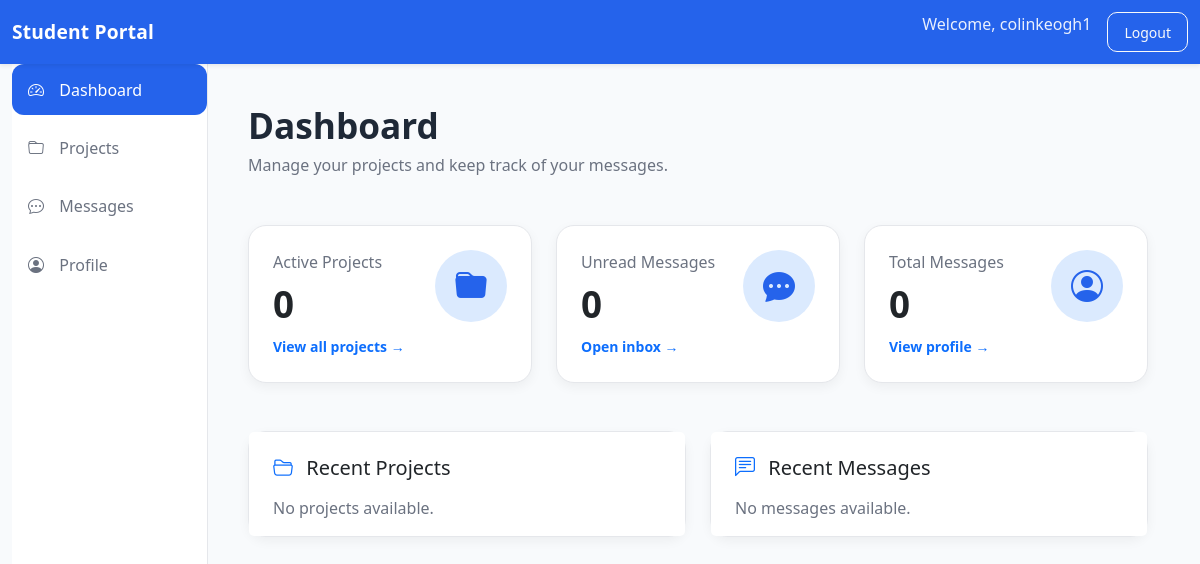
The page / (signed in) on the database as committed earlier.
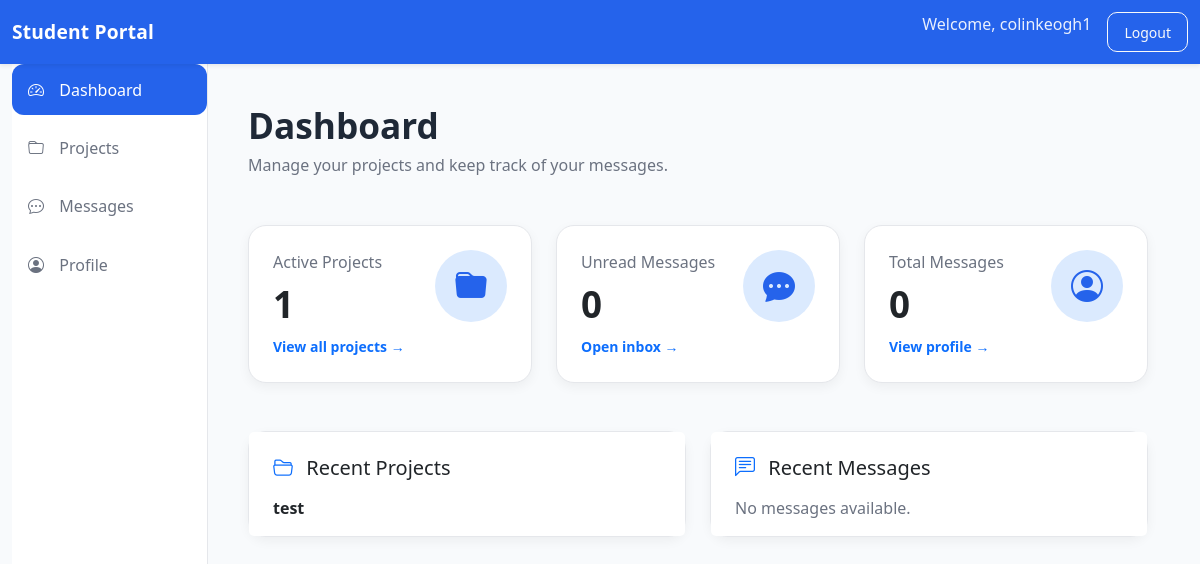
The same page on the database as committed later.
### projects/models.py (models this page shows, shortened)
class Project(models.Model):
    class Status(models.TextChoices):
        PLANNING = 'PL', "Planning"
        ACTIVE = "AC", "Active"
        COMPLETED = "CO", "Completed"
    title = models.CharField(max_length=200)
    description = models.TextField(
        blank=True
    )
    owner = models.ForeignKey(
        settings.AUTH_USER_MODEL,
        on_delete=models.CASCADE,
        related_name="owned_projects",
    )
    status = models.CharField(
        max_length=2,
        choices=Status.choices,
        default=Status.PLANNING,
    )
    deadline = models.DateField(
        null=True,
        blank=True,
    )
    created_at = models.DateTimeField(
        auto_now_add=True,
    )
    class Meta:
        ordering = ["-created_at"]

### dashboard/views.py (the view)
@login_required
def home(request):
    project_count = Project.objects.filter(
        owner=request.user,
    ).count()
    unread_messages = Message.objects.filter(
        recipient=request.user,
        is_read=False,
    ).count()
    total_messages = Message.objects.filter(
        recipient=request.user,
    ).count()
    recent_projects = Project.objects.filter(
        owner=request.user,
    ).order_by("-created_at")[:5]
    recent_messages = Message.objects.filter(
        recipient=request.user,
    ).order_by("-sent_at")[:5]
    context = {
        "project_count": project_count,
        "unread_messages": unread_messages,
        "total_messages": total_messages,
        "recent_projects": recent_projects,
        "recent_messages": recent_messages,
    }
    return render(
        request,
        "dashboard/home.html",
        context,
    )

### dashboard/templates/dashboard/home.html (shortened to what the changed rows need)
{% extends "base.html" %}
{% block content %}
<div class="mb-5">
    <h1>Dashboard</h1>
</div>
<div class="row g-4 mb-5">
    <div class="col-lg-4">
        <a
            href="{% url 'projects:list' %}"
            class="text-decoration-none text-dark">
            <div class="card h-100">
                <div class="card-body p-4">
                    <div class="d-flex justify-content-between align-items-start">
                        <div>
                            <p class="text-muted mb-2">
                                Active Projects
                            </p>
                            <h2 class="mb-2">
                                {{ project_count }}
                            </h2>
                            <small class="text-primary fw-semibold">
                                View all projects →
                            </small>
                        </div>
                    </div>
                </div>
            </div>
        </a>
    </div>
    <div class="col-lg-4">
        <a
            href="{% url 'messaging:inbox' %}"
            class="text-decoration-none text-dark">
            <div class="card h-100">
                <div class="card-body p-4">
                    <div class="d-flex justify-content-between align-items-start">
                        <div>
                            <h2 class="mb-2">
                                {{ unread_messages }}
                            </h2>
                        </div>
                    </div>
                </div>
            </div>
        </a>
    </div>
    <div class="col-lg-4">
        <a
            href="{% url 'dashboard:profile' %}"
            class="text-decoration-none text-dark">
            <div class="card h-100">
                <div class="card-body p-4">
                    <div class="d-flex justify-content-between align-items-start">
                        <div>
                            <h2 class="mb-2">
                                {{ total_messages }}
                            </h2>
                        </div>
                    </div>
                </div>
            </div>
        </a>
    </div>
</div>
<div class="row g-4">
    <div class="col-lg-6">
        <div class="card h-100">
            <div class="list-group list-group-flush">
                {% for project in recent_projects %}
                    <a
                        href="{% url 'projects:detail' project.pk %}"
                        class="list-group-item list-group-item-action border-0 px-4 py-3">
                        <strong>
                            {{ project.title }}
                        </strong>
                    </a>
                {% empty %}
                    <div class="list-group-item border-0 px-4 py-3 text-muted">
                        No projects available.
                    </div>
                {% endfor %}
            </div>
        </div>
    </div>
</div>
{% endblock %}

Rows that differ between the two databases and show on the page:
added Project: title "test"
Other text that changed with them:
{{ project_count }}: "0" → "1"
text no longer shown: "No projects available."
